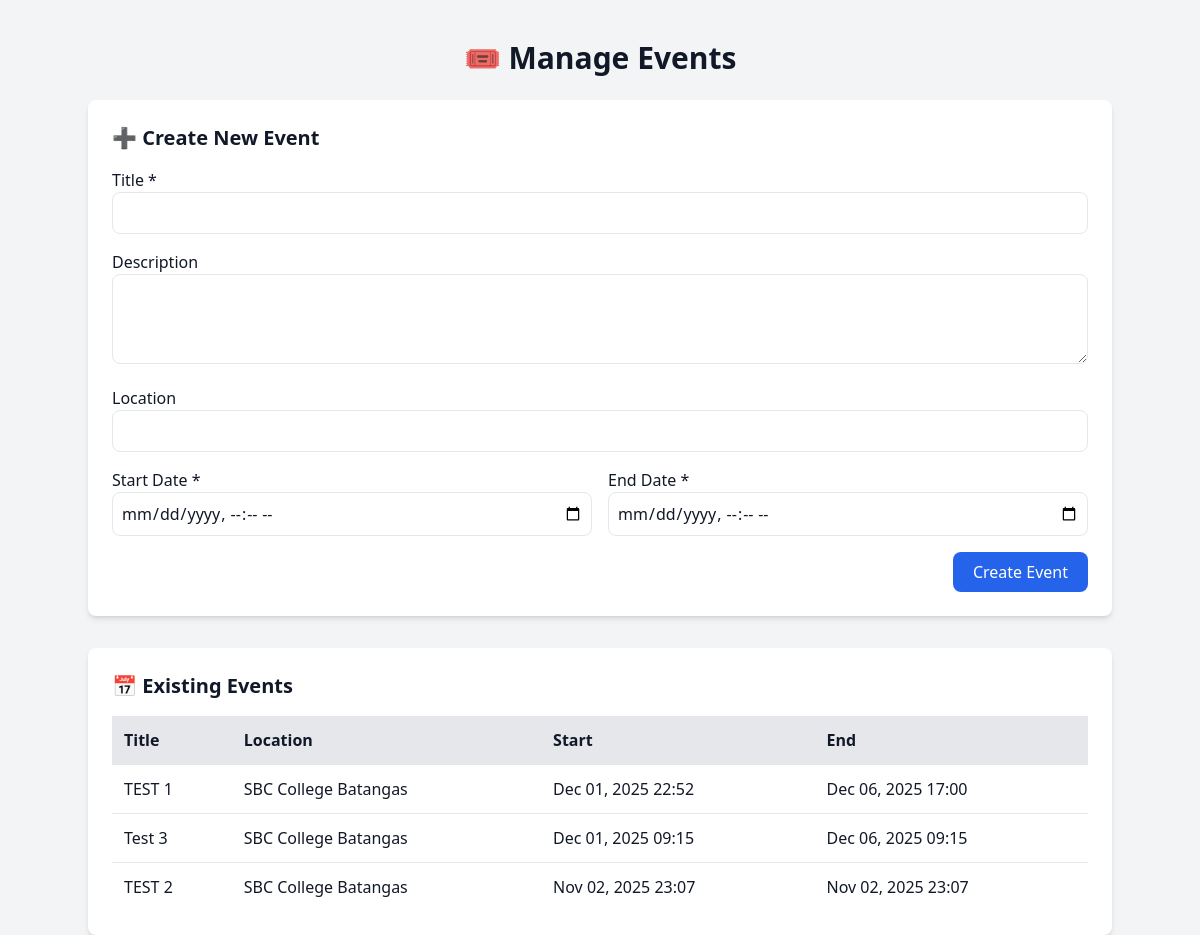
The app's page /tickets/manage-events/ with its own data.
### tickets/models.py (models this page shows, shortened)
class Event(models.Model):
    id = models.UUIDField(primary_key=True, default=uuid.uuid4, editable=False)
    title = models.CharField(max_length=200)
    description = models.TextField(blank=True, null=True)
    location = models.CharField(max_length=200, blank=True, null=True)
    start_at = models.DateTimeField()
    end_at = models.DateTimeField()
    created_at = models.DateTimeField(auto_now_add=True)

### tickets/views.py (the view, shortened to what this page needs)
# urls.py: path("manage-events/", views.manage_events, name="manage_events"),
def manage_events(request):
    events = Event.objects.all().order_by("-start_at")
    return render(request, "tickets/manage_events.html", {"events": events})

### tickets/templates/tickets/manage_events.html (shortened to what this page needs)
{% load static %}
<!DOCTYPE html>
<html lang="en">
<head>
  <script src="https://cdn.tailwindcss.com"></script>
</head>
<body class="bg-gray-100 text-gray-900">
  <div class="max-w-5xl mx-auto mt-10">
    <h1 class="text-3xl font-bold mb-6 text-center">🎟️ Manage Events</h1>
    <div class="bg-white shadow-md rounded-lg p-6 mb-8">
      <h2 class="text-xl font-semibold mb-4">➕ Create New Event</h2>
      <form method="POST" class="space-y-4">
        <div>
          <label class="block font-medium">Title *</label>
          <input name="title" type="text" required class="w-full border rounded-lg p-2 focus:ring focus:ring-blue-300">
        </div>
        <div>
          <label class="block font-medium">Description</label>
          <textarea name="description" rows="3" class="w-full border rounded-lg p-2 focus:ring focus:ring-blue-300"></textarea>
        </div>
        <div>
          <label class="block font-medium">Location</label>
          <input name="location" type="text" class="w-full border rounded-lg p-2 focus:ring focus:ring-blue-300">
        </div>
        <div class="grid grid-cols-2 gap-4">
          <div>
            <label class="block font-medium">Start Date *</label>
            <input name="start_at" type="datetime-local" required class="w-full border rounded-lg p-2 focus:ring focus:ring-blue-300">
          </div>
          <div>
            <label class="block font-medium">End Date *</label>
            <input name="end_at" type="datetime-local" required class="w-full border rounded-lg p-2 focus:ring focus:ring-blue-300">
          </div>
        </div>
        <div class="text-right">
          <button type="submit" class="bg-blue-600 text-white px-5 py-2 rounded-lg hover:bg-blue-700">Create Event</button>
        </div>
      </form>
    </div>
    <div class="bg-white shadow-md rounded-lg p-6">
      <h2 class="text-xl font-semibold mb-4">📅 Existing Events</h2>
      {% if events %}
        <table class="w-full border-collapse">
          <thead>
            <tr class="bg-gray-200 text-left">
              <th class="p-3">Title</th>
              <th class="p-3">Location</th>
              <th class="p-3">Start</th>
              <th class="p-3">End</th>
            </tr>
          </thead>
          <tbody>
            {% for e in events %}
              <tr class="border-t hover:bg-gray-50">
                <td class="p-3">{{ e.title }}</td>
                <td class="p-3">{{ e.location }}</td>
                <td class="p-3">{{ e.start_at|date:"M d, Y H:i" }}</td>
                <td class="p-3">{{ e.end_at|date:"M d, Y H:i" }}</td>
              </tr>
            {% endfor %}
          </tbody>
        </table>
      {% else %}
        <p class="text-gray-600">No events created yet.</p>
      {% endif %}
    </div>
  </div>
</body>
</html>

### records on screen
Event: title "TEST 1", location "SBC College Batangas", start_at "Dec 01, 2025 22:52", end_at "Dec 06, 2025 17:00"
Event: title "Test 3", location "SBC College Batangas", start_at "Dec 01, 2025 09:15", end_at "Dec 06, 2025 09:15"
Event: title "TEST 2", location "SBC College Batangas", start_at "Nov 02, 2025 23:07", end_at "Nov 02, 2025 23:07"
